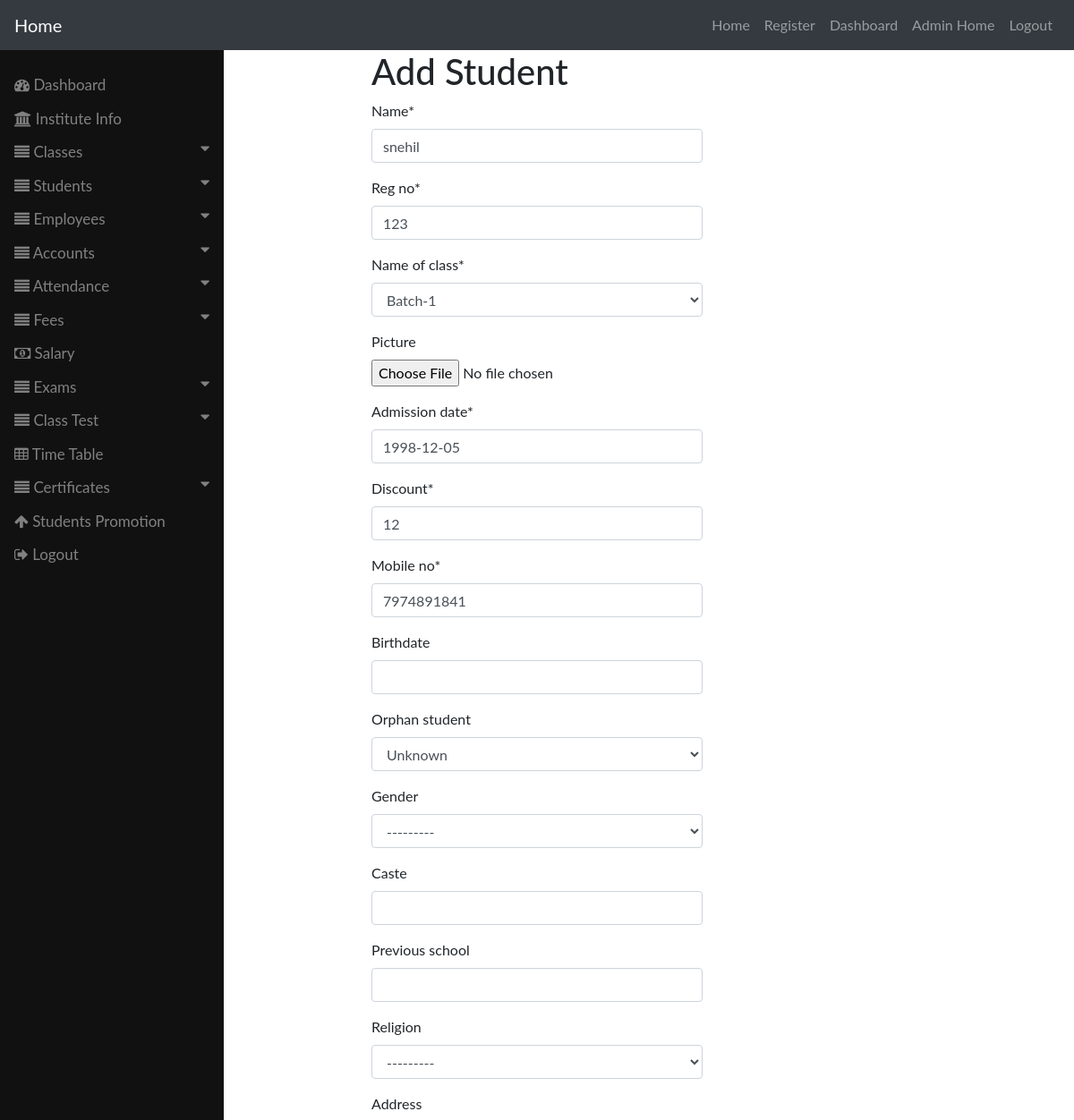
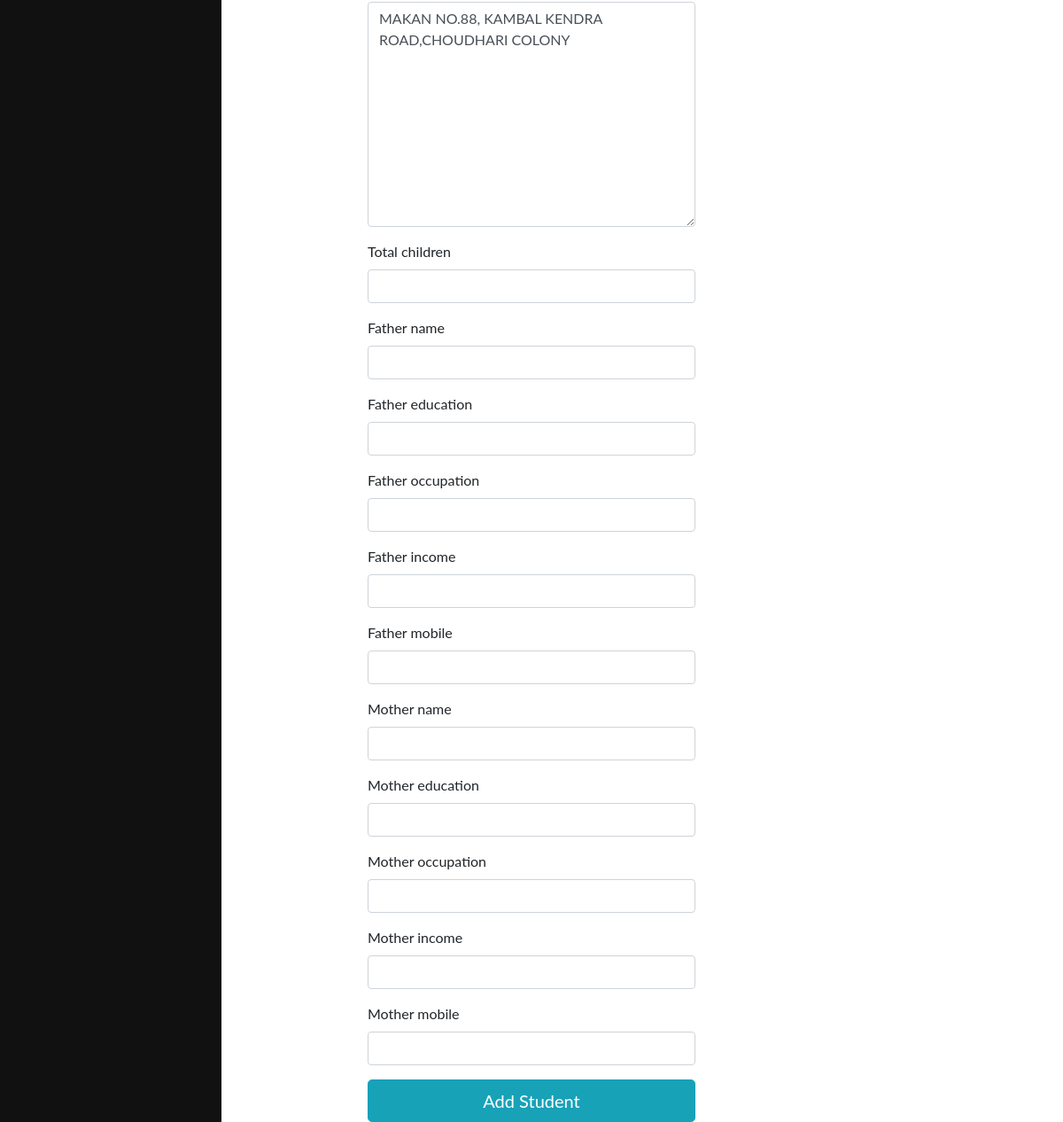
The app's page /updatestudents/1 (signed in) with its own data (2 pictures, top to bottom).
### EskoolyApp/models.py (models this page shows)
class Students(models.Model):
    name = models.CharField(max_length = 30)
    reg_no = models.IntegerField()
    name_of_class = models.ForeignKey(Classes,on_delete = models.CASCADE)
    picture = models.FileField(upload_to = "images/", null=True, blank=True)
    admission_date = models.DateField()
    discount = models.IntegerField()
    mobile_no = models.IntegerField()
    birthdate = models.DateField(null=True, blank=True)
    orphan_student = models.BooleanField(null=True, blank=True)
    gender = models.CharField(max_length = 20,choices = GENDER_CHOICES, null=True, blank=True)
    caste = models.CharField(max_length = 30, null=True, blank=True)
    previous_school = models.CharField(max_length = 50, null=True, blank=True)
    religion = models.CharField(max_length = 20,choices = RELIGION_CHOICES,null=True, blank=True)
    address = models.TextField(null=True, blank=True)
    total_children = models.IntegerField(null=True, blank=True)
    father_name = models.CharField(max_length = 20,null=True, blank=True)
    father_education = models.CharField(max_length = 20,null=True, blank=True)
    father_occupation = models.CharField(max_length = 20,null=True, blank=True)
    father_income = models.FloatField(null=True, blank=True)
    father_mobile = models.IntegerField(null=True, blank=True)
    mother_name = models.CharField(max_length = 20, null=True, blank=True)
    mother_education = models.CharField(max_length = 20,null=True, blank=True)
    mother_occupation = models.CharField(max_length = 20,null=True, blank=True)
    mother_income = models.FloatField(null=True, blank=True)
    mother_mobile = models.IntegerField(null=True, blank=True)

class Classes(models.Model):
    name = models.CharField(max_length = 40)
    monthly_fees = models.IntegerField()
    def __str__(self):
        return self.name

### EskoolyApp/views.py (the view, shortened to what this page needs)
# urls.py: path('updatestudents/<pk>',views.StudentsUpdateView.as_view()),
@method_decorator(decoratorss, name='dispatch')
class StudentsUpdateView(UpdateView):
    model = Students
    fields = '__all__'

### templates/EskoolyApp/students_form.html (shortened to what this page needs)
{% include 'EskoolyApp/sidebar.html' %}
{% load static %}
{% load crispy_forms_tags %}
<div class="container col-lg-4">
    <h1>Add Student</h1>
    <form method="post">
      {{form|crispy}}
      <input type="submit" class="btn btn-lg btn-info btn-block" value="Add Student">
    </form>
</div>

### templates/EskoolyApp/sidebar.html (style rules this page uses)
body { font-family: "Lato", sans-serif; }

### records on screen
Students: name "snehil", reg_no "123", name_of_class "Batch-1", discount "12", mobile_no "7974891841", orphan_student "Unknown", gender "---------", religion "---------", address "MAKAN NO.88, KAMBAL KENDRA ROAD,CHOUDHARI COLONY"
